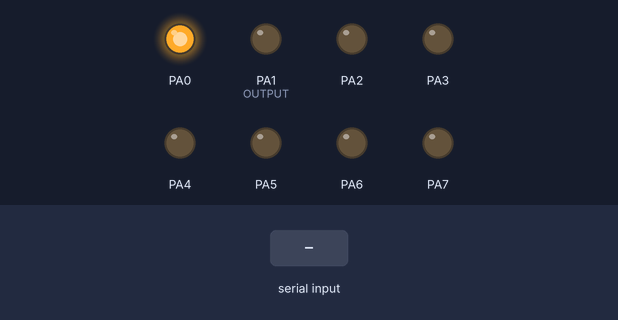
A program run on a simulated ATmega32, built with avr-gcc and emulated at 8 MHz. Shown: output pins drawn as LEDs (lit = HIGH). Inputs (shaded band) come from the test bench. Pins used as bus, display or sensor lines are not drawn.

Above: at 1.2 s.
1.3 s: "B" received over Serial
At 1.7 s:
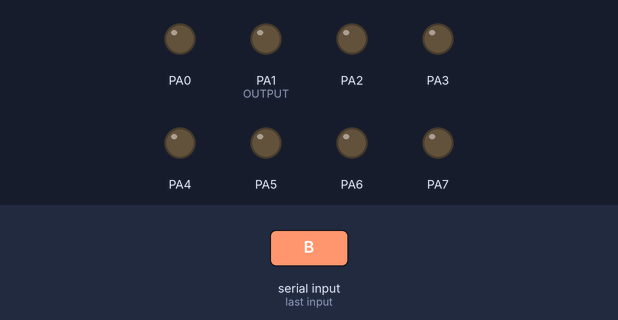
2.8 s: "A" received over Serial
At 4.0 s:
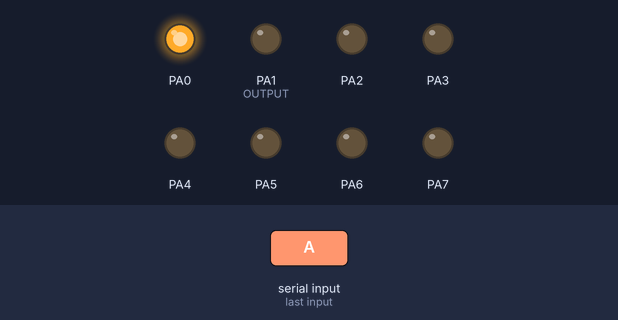
Timing chart, 0 to 5.8 s (numbered marks = the images above; inputs shaded):
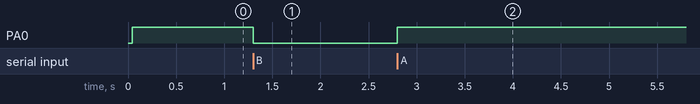

The program:

main.c
```c
#include "../LIB/BIT_MATH.h"
#include "../LIB/STD_TYPES.h"

#include "../MCAL/DIO/DIO_interface.h"
#include "../HAL/LCD/LCD_interface.h"
#include "../MCAL/USART/USART_interface.h"
#include "../MCAL/USART/USART_private.h"
#define F_CPU	8000000UL
#include <util/delay.h>
void main(void)
{
	LCD_voidInit();

	/*Initialize Pins To Be PD0(Rx) -> Input Float, PD1(Tx) -> Output*/
	DIO_voidSetPinDirection(PORTD, PIN0, INPUT);		// Rx
	DIO_voidSetPinDirection(PORTD, PIN1, OUTPUT);		// Tx
	/*Initialize Pin 0 Port A To Be Output*/
	DIO_voidSetPinDirection(PORTA, PIN0, OUTPUT);
	/*Initialize USART*/
	USART_voidInit();

	volatile u8 Local_u8ReceivedData;
	while(1)
	{
		/*Receive Character Over USART*/
		USART_u8ReceiveData(&Local_u8ReceivedData);
		if(Local_u8ReceivedData == 'A')
		{
			/*Turn On LED */
			DIO_voidSetPinValue(PORTA, PIN0, HIGH);
		}
		else if(Local_u8ReceivedData == 'B')
		{
			/*Turn Off LED*/
			DIO_voidSetPinValue(PORTA, PIN0, LOW);
		}
	}
}
```

LCD_config.h
```c
#ifndef LCD_CONFIG_H
#define LCD_CONFIG_H

#define		LCD_DATA_PORT		PORTA
#define		LCD_CTRL_PORT		PORTB
#define		LCD_RS_PIN			PIN0
#define		LCD_RW_PIN			PIN1
#define		LCD_EN_PIN			PIN2


#endif
```

LCD_interface.h
```c
#ifndef LCD_INTERFACE_H
#define LCD_INTERFACE_H

void LCD_voidInit(void);
void LCD_voidSendData(u8 Copy_u8Data);
void LCD_voidSendCommand(u8 Copy_u8Command);
void LCD_voidGoToXY(u8 Copy_u8XPosistion, u8 Copy_u8YPosition);
void LCD_voidSendString(u8 * Copy_pu8String);
void LCD_voidSendCustomCharacter(u8 * Copy_pu8CharacterArray, u8 Copy_u8PatternNum, u8 Copy_u8XPosition, u8 Copy_u8YPosition);
void LCD_voidSendNumber(u16 Copy_u16Number);

#define		CLEAR_COMMAND		0x01


#endif
```

LCD_program.c
```c
/* Library Layer */
#include "../../LIB/STD_TYPES.h"
#include "../../LIB/BIT_MATH.h"

/* Lower Layer */
#include "../../MCAL/DIO/DIO_interface.h"

/* Self Files */
#include "LCD_interface.h"
#include "LCD_private.h"
#include "LCD_config.h"


#include <util/delay.h>


void LCD_voidSendCommand(u8 Copy_u8Command)
{
	/* Set The RS Pin To Be Low: 0v for Command */
	DIO_voidSetPinValue(LCD_CTRL_PORT, LCD_RS_PIN, LOW);

	/* Set The RW Pin To Be Low: 0v for Write */
	DIO_voidSetPinValue(LCD_CTRL_PORT, LCD_RW_PIN, LOW);

	/* Set The Port Value To Be The Command */
	DIO_voidSetPortSpecificValue(LCD_DATA_PORT, Copy_u8Command);

	/* Set The Enable Pin To High*/
	DIO_voidSetPinValue(LCD_CTRL_PORT, LCD_EN_PIN, HIGH);

	/* Wait For 2msec */
	_delay_ms(2);

	/* Set The Enable Pin To Low*/
	DIO_voidSetPinValue(LCD_CTRL_PORT, LCD_EN_PIN, LOW);

}


void LCD_voidSendData(u8 Copy_u8Data)
{
	/* Set The RS Pin To Be High: 5v for Data */
	DIO_voidSetPinValue(LCD_CTRL_PORT, LCD_RS_PIN, HIGH);

	/* Set The RW Pin To Be Low: 0v for Write */
	DIO_voidSetPinValue(LCD_CTRL_PORT, LCD_RW_PIN, LOW);

	/* Set The Port Value To Be The Data */
	DIO_voidSetPortSpecificValue(LCD_DATA_PORT, Copy_u8Data);

	/* Set The Enable Pin To High*/
	DIO_voidSetPinValue(LCD_CTRL_PORT, LCD_EN_PIN, HIGH);

	/* Wait For 2msec */
	_delay_ms(2);

	/* Set The Enable Pin To Low*/
	DIO_voidSetPinValue(LCD_CTRL_PORT, LCD_EN_PIN, LOW);

}

void LCD_voidInit(void)
{
	/* Set The Data Port To Be Output */
	DIO_voidSetPortDirection(LCD_DATA_PORT, OUTPUT);

	/* Set The Control Pins To Be Output */
	DIO_voidSetPinDirection(LCD_CTRL_PORT, LCD_RS_PIN, OUTPUT);
	DIO_voidSetPinDirection(LCD_CTRL_PORT, LCD_RW_PIN, OUTPUT);
	DIO_voidSetPinDirection(LCD_CTRL_PORT, LCD_EN_PIN, OUTPUT);
	/* Wait For 40msec*/
	_delay_ms(40);
	/* Send The Function set, N: 1 => 2-Lines, F: 0 => 5*8 dots*/
	LCD_voidSendCommand(0x38);
	LCD_voidSendCommand(0x0F);
	LCD_voidSendCommand(0x01);

}


void LCD_voidGoToXY(u8 Copy_u8XPosition, u8 Copy_u8YPosition)
{
	u8 Local_u8Address = 0;
	/* Check if we are at the first row */
	if(Copy_u8XPosition == 0)
	{
		Local_u8Address = Copy_u8YPosition;
	}
	/* Check if we are at the second row */
	else if(Copy_u8XPosition == 1)
	{
		/* Add 0x40 To The Y-Position */
		Local_u8Address = Copy_u8YPosition + 0x40;
	}
	/* Set The 8th Bit to be 1 */
	SET_BIT(Local_u8Address, 7);
	/* Send The Set Address Of DDRAM */
	LCD_voidSendCommand(Local_u8Address);
}

void LCD_voidSendString(u8 * Copy_pu8String)
{
	u8 Local_u8LoopCounter = 0;
	while(Copy_pu8String[Local_u8LoopCounter] != '\0')
	{
		LCD_voidSendData(Copy_pu8String[Local_u8LoopCounter]);
		Local_u8LoopCounter++;
	}
}


void LCD_voidSendCustomCharacter(
								u8 * Copy_pu8CharacterArray,
								u8 Copy_u8PatternNum,
								u8 Copy_u8XPosition,
								u8 Copy_u8YPosition)
{
	u8 Local_u8LoopCounter;
	u8 Local_u8CGRAMAddress;
	/* Calculate the CGRAM Address = PatternNum * 8 */
	Local_u8CGRAMAddress = Copy_u8PatternNum * 8;
	SET_BIT(Local_u8CGRAMAddress, 6);
	/* Send Set CGRAM Address */
	LCD_voidSendCommand(Local_u8CGRAMAddress);
	for(Local_u8LoopCounter = 0; Local_u8LoopCounter < 8; Local_u8LoopCounter++)
	{
		/* Send Byte from The CharacterArray */
		LCD_voidSendData(Copy_pu8CharacterArray[Local_u8LoopCounter]);
	}
	/* Send The Command To Set DDRAM Address */
	LCD_voidGoToXY(Copy_u8XPosition, Copy_u8YPosition);
	/* Display the pattern From the CGRAM */
	LCD_voidSendData(Copy_u8PatternNum);
}

void LCD_voidSendNumber(u16 Copy_u16Number)
{
	u8 Local_u8Result[10];
	s8 Local_s8LoopCounter=0;
	u8 Local_u8NumOfIterations = 0;
	if(Copy_u16Number == 0)
	{
		LCD_voidSendData('0');
	}
	else if(Copy_u16Number > 0)
	{
		while(Copy_u16Number != 0)
		{
			Local_u8Result[Local_s8LoopCounter] = Copy_u16Number % 10;
			Copy_u16Number /= 10;
			Local_s8LoopCounter++;
			Local_u8NumOfIterations++;
		}
		for(Local_s8LoopCounter = (Local_u8NumOfIterations-1); Local_s8LoopCounter>=0; Local_s8LoopCounter--)
		{
			LCD_voidSendData(Local_u8Result[Local_s8LoopCounter] + '0');
		}
	}


}


void LCD_voidClearDisplay(void)
{
	LCD_voidSendCommand(CLEAR_COMMAND);
}
```

LCD_private.h
```c
#ifndef	LCD_PRIVATE_H
#define LCD_PRIVATE_H


#endif
```

BIT_MATH.h
```c
/*Header Guard File*/
#ifndef   BIT_MATH_H
#define  BIT_MATH_H

#define		SET_BIT(REG, BIT)						(REG |=    (1 << BIT))
#define     CLR_BIT(REG, BIT)						(REG &= ~(1 << BIT))
#define		TOG_BIT(REG, BIT)						(REG ^=   (1 << BIT))
#define 	GET_BIT(REG, BIT)						((REG >> BIT) & 0x01)


#endif
```

STD_TYPES.h
```c
/*Header Guard File*/
#ifndef  STD_TYPES_H
#define STD_TYPES_H

typedef unsigned char 		u8;
typedef unsigned short		u16;
typedef unsigned int			u32;

typedef signed char 		    s8;
typedef signed short		    s16;
typedef signed int			    s32;


typedef  float 					f32;
typedef  double                 f64;


#define NULL					(void * )0

#endif
```

DIO_config.h
```c
#ifndef DIO_CONFIG_H
#define DIO_CONFIG_H


#endif
```

DIO_interface.h
```c
#ifndef  DIO_INTERFACE_H
#define DIO_INTERFACE_H

#define PORTA		0
#define PORTB		1
#define PORTC		2
#define PORTD		3

#define PIN0			0
#define PIN1			1
#define PIN2			2
#define PIN3			3
#define PIN4			4
#define PIN5			5
#define PIN6			6
#define PIN7			7

#define INPUT			0
#define OUTPUT		1

#define LOW			0
#define HIGH			1

#define NO_PULLUP		0
#define PULLUP	        1

#define 	ALL_INPUT		0x00
#define 	ALL_OUTPUT		0xFF

#define	ALL_LOW		0x00
#define	ALL_HIGH		0xFF

void DIO_voidSetPinDirection(u8 Copy_u8PortName, u8 Copy_u8PinNumber, u8 Copy_u8PinState);
void DIO_voidSetPinValue(u8 Copy_u8PortName, u8 Copy_u8PinNumber, u8 Copy_u8PinValue);
void DIO_voidSetPortSpecificValue(u8 Copy_u8PortName, u8 Copy_u8PortValue);
void DIO_voidSetPortSpecificDirection(u8 Copy_u8PortName, u8 Copy_u8PortDirection);
void DIO_voidSetPortValue(u8 Copy_u8PortName, u8 Copy_u8PortValue);
void DIO_voidSetPortDirection(u8 Copy_u8PortName, u8 Copy_u8PortState);
u8    DIO_u8GetPinValue(u8 Copy_u8PortName, u8 Copy_u8PinNumber);

#endif
```

DIO_private.h
```c
#ifndef DIO_PRIVATE_H
#define DIO_PRIVATE_H

#define			DIO_DDRA				 *((volatile u8 *)0x3A)
#define			DIO_PORTA				*((volatile u8 *)0x3B)
#define			DIO_PINA				    *((volatile u8 *)0x39)

#define			DIO_DDRB				 *((volatile u8 *)0x37)
#define			DIO_PORTB				*((volatile u8 *)0x38)
#define			DIO_PINB				    *((volatile u8 *)0x36)

#define			DIO_DDRC				 *((volatile u8 *)0x34)
#define			DIO_PORTC				*((volatile u8 *)0x35)
#define			DIO_PINC				    *((volatile u8 *)0x33)


#define			DIO_DDRD				 *((volatile u8 *)0x31)
#define			DIO_PORTD				*((volatile u8 *)0x32)
#define			DIO_PIND				    *((volatile u8 *)0x30)


#endif
```

DIO_program.c
```c
#include "../../LIB/STD_TYPES.h"
#include "../../LIB/BIT_MATH.h"

#include "DIO_interface.h"
#include "DIO_private.h"
#include "DIO_config.h"

void  DIO_voidSetPinDirection(u8 Copy_u8PortName, u8 Copy_u8PinNumber, u8 Copy_u8PinState)
{
	if(  (Copy_u8PinNumber >= PIN0) && (Copy_u8PinNumber <= PIN7)  )
	{
		switch(Copy_u8PortName)
		{
			case PORTA:
				switch(Copy_u8PinState)
				{
					case INPUT:
						CLR_BIT(DIO_DDRA, Copy_u8PinNumber);
					break;
					case OUTPUT:
						SET_BIT(DIO_DDRA, Copy_u8PinNumber);
					break;
				}
			break;

			case PORTB:
				switch(Copy_u8PinState)
				{
					case INPUT:
						CLR_BIT(DIO_DDRB, Copy_u8PinNumber);
					break;
					case OUTPUT:
						SET_BIT(DIO_DDRB, Copy_u8PinNumber);
					break;
				}
			break;

			case PORTC:
				switch(Copy_u8PinState)
				{
					case INPUT:
						CLR_BIT(DIO_DDRC, Copy_u8PinNumber);
					break;
					case OUTPUT:
						SET_BIT(DIO_DDRC, Copy_u8PinNumber);
					break;
				}
			break;

			case PORTD:
				switch(Copy_u8PinState)
				{
					case INPUT:
						CLR_BIT(DIO_DDRD, Copy_u8PinNumber);
					break;
					case OUTPUT:
						SET_BIT(DIO_DDRD, Copy_u8PinNumber);
					break;
				}
			break;
			default:
				/*Do Nothing*/
			break;

		}
	}
	else
	{
		/*Do Nothing*/
	}
}

void DIO_voidSetPinValue(u8 Copy_u8PortName, u8 Copy_u8PinNumber, u8 Copy_u8PinValue)
{
	if( (Copy_u8PinNumber >= PIN0 ) && (Copy_u8PinNumber <= PIN7) )
	{
		switch(Copy_u8PortName)
		{
			case PORTA:
				switch(Copy_u8PinValue)
				{
					case HIGH:
						SET_BIT(DIO_PORTA, Copy_u8PinNumber);
					break;
					case LOW:
						CLR_BIT(DIO_PORTA, Copy_u8PinNumber);
					break;
				}
			break;
			case PORTB:
				switch(Copy_u8PinValue)
				{
					case HIGH:
						SET_BIT(DIO_PORTB, Copy_u8PinNumber);
					break;
					case LOW:
						CLR_BIT(DIO_PORTB, Copy_u8PinNumber);
					break;
				}
			break;
			case PORTC:
				switch(Copy_u8PinValue)
				{
					case HIGH:
						SET_BIT(DIO_PORTC, Copy_u8PinNumber);
					break;
					case LOW:
						CLR_BIT(DIO_PORTC, Copy_u8PinNumber);
					break;
				}
			break;
			case PORTD:
				switch(Copy_u8PinValue)
				{
					case HIGH:
						SET_BIT(DIO_PORTD, Copy_u8PinNumber);
					break;
					case LOW:
						CLR_BIT(DIO_PORTD, Copy_u8PinNumber);
					break;
				}
			break;
		}
	}
	else
	{
		/*Do Nothing*/
	}
}


u8 DIO_u8GetPinValue(u8 Copy_u8PortName, u8 Copy_u8PinNumber)
{
	u8 Local_u8PinValue;
	switch(Copy_u8PortName)
	{
		case PORTA:
			Local_u8PinValue = GET_BIT(DIO_PINA, Copy_u8PinNumber);
		break;

		case PORTB:
			Local_u8PinValue = GET_BIT(DIO_PINB, Copy_u8PinNumber);
		break;

		case PORTC:
			Local_u8PinValue = GET_BIT(DIO_PINC, Copy_u8PinNumber);
		break;

		case PORTD:
			Local_u8PinValue = GET_BIT(DIO_PIND, Copy_u8PinNumber);
		break;
		default:
			/*Do Nothing*/
		break;
	}

	return Local_u8PinValue;
}


void DIO_voidSetPortDirection(u8 Copy_u8PortName, u8 Copy_u8PortState)
{
	switch(Copy_u8PortName)
	{
		case PORTA:
			switch(Copy_u8PortState)
			{
					case INPUT:
							DIO_DDRA = ALL_INPUT;
					break;
					case OUTPUT:
							DIO_DDRA = ALL_OUTPUT;
					break;
			}
		break;

		case PORTB:
			switch(Copy_u8PortState)
			{
					case INPUT:
							DIO_DDRB = ALL_INPUT;
					break;
					case OUTPUT:
							DIO_DDRB = ALL_OUTPUT;
					break;
			}
		break;

		case PORTC:
			switch(Copy_u8PortState)
			{
					case INPUT:
							DIO_DDRC = ALL_INPUT;
					break;
					case OUTPUT:
							DIO_DDRC = ALL_OUTPUT;
					break;
			}
		break;

		case PORTD:
			switch(Copy_u8PortState)
			{
					case INPUT:
							DIO_DDRD = ALL_INPUT;
					break;
					case OUTPUT:
							DIO_DDRD = ALL_OUTPUT;
					break;
			}
		break;
	}
}


void DIO_voidSetPortValue(u8 Copy_u8PortName, u8 Copy_u8PortValue)
{
	switch(Copy_u8PortName)
	{
		case PORTA:
			switch(Copy_u8PortValue)
			{
					case LOW:
							DIO_PORTA = ALL_LOW;
					break;
					case HIGH:
							DIO_PORTA = ALL_HIGH;
					break;
			}
		break;

		case PORTB:
			switch(Copy_u8PortValue)
			{
					case LOW:
							DIO_PORTB = ALL_LOW;
					break;
					case HIGH:
							DIO_PORTB = ALL_HIGH;
					break;
			}
		break;

		case PORTC:
			switch(Copy_u8PortValue)
			{
					case LOW:
							DIO_PORTC = ALL_LOW;
					break;
					case HIGH:
							DIO_PORTC = ALL_HIGH;
					break;
			}
		break;

		case PORTD:
			switch(Copy_u8PortValue)
			{
					case LOW:
							DIO_PORTD = ALL_LOW;
					break;
					case HIGH:
							DIO_PORTD = ALL_HIGH;
					break;
			}
		break;
	}
}


void DIO_voidSetPortSpecificDirection(u8 Copy_u8PortName, u8 Copy_u8PortDirection)
{
	if( (Copy_u8PortDirection >= 0) && (Copy_u8PortDirection <= 255) )
	{
		switch(Copy_u8PortName)
		{
			case PORTA:
				DIO_DDRA = Copy_u8PortDirection;
			break;

			case PORTB:
				DIO_DDRB = Copy_u8PortDirection;
			break;

			case PORTC:
				DIO_DDRC = Copy_u8PortDirection;
			break;

			case PORTD:
				DIO_DDRD = Copy_u8PortDirection;
			break;
		}
	}
	else
	{
		/*Do Nothing*/
	}
}


void DIO_voidSetPortSpecificValue(u8 Copy_u8PortName, u8 Copy_u8PortValue)
{
	if( (Copy_u8PortValue >= 0) && (Copy_u8PortValue <= 255) )
	{
		switch(Copy_u8PortName)
		{
			case PORTA:
				DIO_PORTA = Copy_u8PortValue;
			break;

			case PORTB:
				DIO_PORTB = Copy_u8PortValue;
			break;

			case PORTC:
				DIO_PORTC = Copy_u8PortValue;
			break;

			case PORTD:
				DIO_PORTD = Copy_u8PortValue;
			break;
		}
	}
	else
	{
		/*Do Nothing*/
	}
}
```

USART_config.h
```c
/**********************************************************/
/* !Author      : Abdullah M. Abdullah			          */
/* !Description : 										  */
/* !Version     : v1.0									  */
/* !Date        : 20 NOV, 2021                            */
/**********************************************************/
#ifndef USART_CONFIG_H
#define USART_CONFIG_H


#endif
```

USART_interface.h
```c
/**********************************************************/
/* !Author      : Abdullah M. Abdullah			          */
/* !Description : 										  */
/* !Version     : v1.0									  */
/* !Date        : 20 NOV, 2021                            */
/**********************************************************/
#ifndef USART_INTERFACE_H
#define USART_INTERFACE_H

void USART_voidInit(void);
void USART_voidTransmitData(u8 Copy_u8Data);
void USART_u8ReceiveData(u8 * Copy_pu8ReceivedData);


#endif
```

USART_private.h
```c
/**********************************************************/
/* !Author      : Abdullah M. Abdullah			          */
/* !Description : 										  */
/* !Version     : v1.0									  */
/* !Date        : 20 NOV, 2021                            */
/**********************************************************/
#ifndef USART_PRIVATE_H
#define USART_PRIVATE_H

#define UDR             *((volatile u8 *)(0x2C))    // USART Data Register

#define UCSRA           *((volatile u8 *)(0x2B))    // USART Control and Status Register A
#define UCSRA_MPCM      0                           // Multi Processor Communication
#define UCSRA_U2X       1                           // USART Double Speed Mode Bit
#define UCSRA_PE        2                           // USART Parity Error
#define UCSRA_DOR       3                           // USART Data Overrun
#define UCSRA_FE        4                           // USART Frame Error
#define UCSRA_UDRE      5                           // USART Data Register Empty
#define UCSRA_TXC       6                           // USART Transmission Complete
#define UCSRA_RXC       7                           // USART Receive Complete

#define UCSRB           *((volatile u8 *)(0x2A))    // USART Control and Status Register B
#define UCSRB_TXB8      0                           // USART Transmission Bit 8
#define UCSRB_RXB8      1                           // USART Receive Bit 8
#define UCSRB_UCSZ2     2                           // USART Character Size Bit 2
#define UCSRB_TXEN      3                           // USART Transmitter Enable
#define UCSRB_RXEN      4                           // USART Receiver Enable
#define UCSRB_UDRIE     5                           // USART UDR Register Empty Inerrupt Enable
#define UCSRB_TXCIE     6                           // USART Transmission Complete Interrupt Enable
#define UCSRB_RXCIE     7                           // USART Recepition Complete Interrupt Enable

#define UCSRC           *((volatile u8 *)(0x40))    // USART Control and Status Register C
#define UCSRC_UCPOL     0                           // USART Clock Polarity
#define UCSRC_UCSZ0     1                           // USART Character Size bit 0
#define UCSRC_UCSZ1     2                           // USART Character Size bit 1
#define UCSRC_USBS      3                           // USART Stop Bit Size
#define UCSRC_UPM0      4                           // USART Parity Mode bit 0
#define UCSRC_UPM1      5                           // USART Parity Mode bit 1
#define UCSRC_UMSEL     6                           // USART Mode Selection
#define UCSRC_URSEL     7                           // USART Register Select


#define UBRRL           *((volatile u8 *)(0x29))    // USART BaudRate Register Low Byte
#define UBRRH           *((volatile u8 *)(0x40))    // USART BaudRate Register High Byte

#define UBRRH_URSEL     7                           // USART Register Select


#endif
```

Source omitted: USART_program.c (1938 bytes)

Measured:
- after the input at 1.3 s, PA0: HIGH → LOW at once
- after the input at 2.8 s, PA0: LOW → HIGH at once
